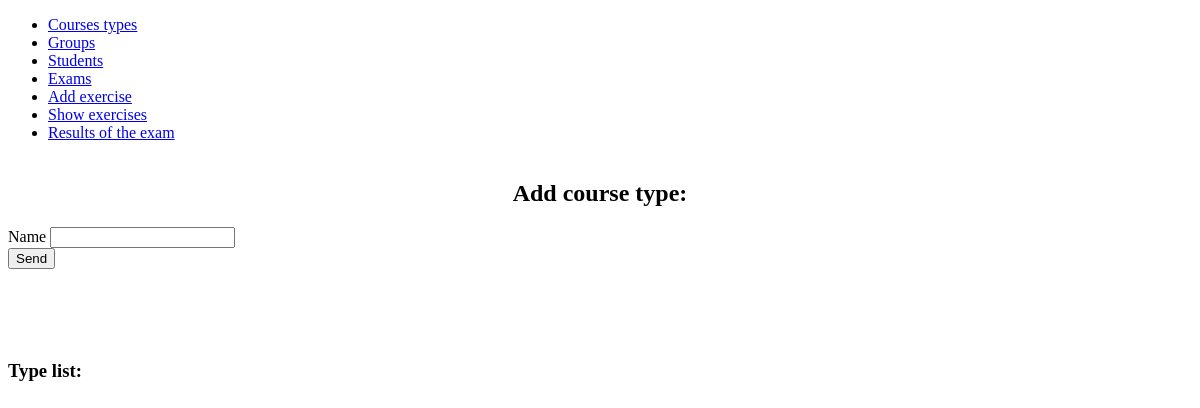
The page /types on the database as committed earlier.
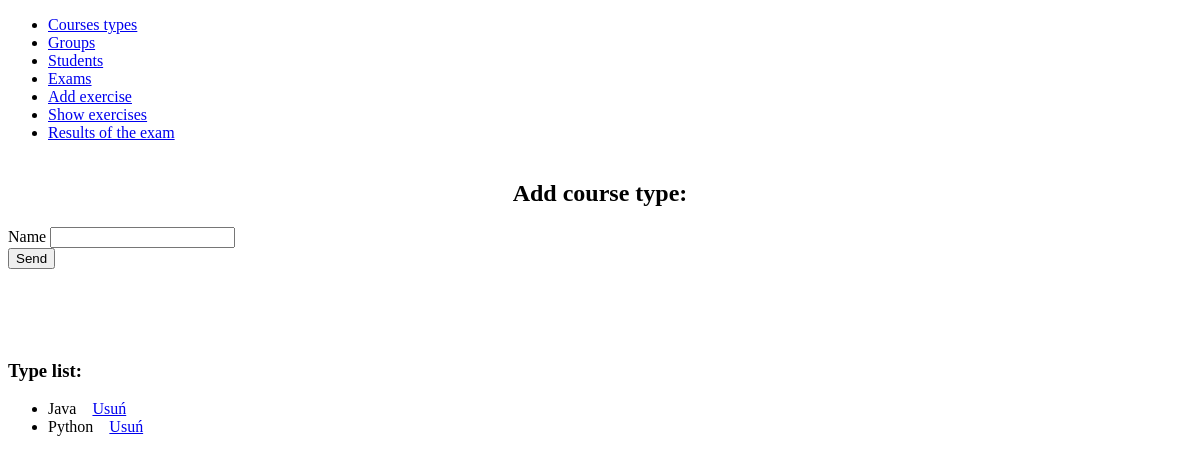
The same page on the database as committed later.
### teams/models.py (models this page shows, shortened)
class CourseType(models.Model):
    name = models.CharField(
        verbose_name="Name",
        max_length=30)
    class Meta:
        verbose_name = "Course type"
        verbose_name_plural = "Courses type"

### teams/views.py (the view, shortened to what this page needs)
# urls.py: path('types', CreateCourseType.as_view(), name='list-type'),
class CreateCourseType(View):
    template_name = 'course_type.html'
    def get(self, request):
        types = CourseType.objects.all()
        return render(request, self.template_name, {'types': types})

### teams/templates/course_type.html (shortened to what this page needs)
<!DOCTYPE html>
<html lang="en">
<head>
</head>
<body>
    {% extends 'base.html' %}
    {% block content %}
    <form method="POST">
        <h2><center>Add course type:</center></h2>
        <label>Name</label>
        <input type="text" name="name" /><br>
        <input type="submit" value="Send" />
    </form>
    <br><br><br><br>
    <h3>Type list:</h3>
    <ul>
        {% for type in types %}
        <li>{{ type.name }}&nbsp;&nbsp;&nbsp;&nbsp;<a href="{% url 'delete-type' type.id %}">Usuń</a></li>
        {% endfor %}
    </ul>
    {% endblock %}

Rows that differ between the two databases and show on the page:
added CourseType: name "Java"
added CourseType: name "Python"
